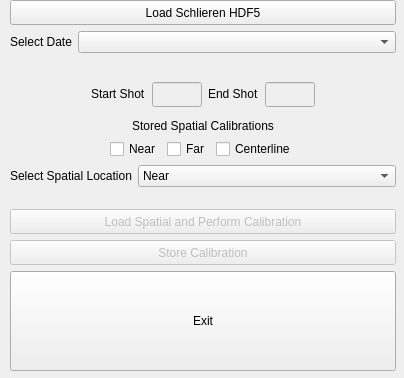
<?xml version="1.0" encoding="UTF-8"?>
<ui version="4.0">
 <class>MainWindow</class>
 <widget class="QMainWindow" name="MainWindow">
  <property name="geometry">
   <rect>
    <x>0</x>
    <y>0</y>
    <width>404</width>
    <height>378</height>
   </rect>
  </property>
  <property name="windowTitle">
   <string>Schlieren Spatial Calibration</string>
  </property>
  <widget class="QWidget" name="centralwidget">
   <widget class="QWidget" name="verticalLayoutWidget">
    <property name="geometry">
     <rect>
      <x>10</x>
      <y>0</y>
      <width>386</width>
      <height>371</height>
     </rect>
    </property>
    <layout class="QVBoxLayout" name="layoutVertMain">
     <item>
      <widget class="QPushButton" name="btnLoadHDF5">
       <property name="minimumSize">
        <size>
         <width>0</width>
         <height>25</height>
        </size>
       </property>
       <property name="baseSize">
        <size>
         <width>0</width>
         <height>25</height>
        </size>
       </property>
       <property name="text">
        <string>Load Schlieren HDF5</string>
       </property>
      </widget>
     </item>
     <item>
      <layout class="QFormLayout" name="layoutFormSelectDate">
       <property name="formAlignment">
        <set>Qt::AlignHCenter|Qt::AlignTop</set>
       </property>
       <item row="0" column="1">
        <widget class="QComboBox" name="cboxSelectDate">
         <property name="minimumSize">
          <size>
           <width>240</width>
           <height>0</height>
          </size>
         </property>
        </widget>
       </item>
       <item row="0" column="0">
        <widget class="QLabel" name="lblSelectDate">
         <property name="text">
          <string>Select Date</string>
         </property>
        </widget>
       </item>
      </layout>
     </item>
     <item>
      <layout class="QHBoxLayout" name="layoutHorizShotSelect">
       <item>
        <spacer name="horizontalSpacer_3">
         <property name="orientation">
          <enum>Qt::Horizontal</enum>
         </property>
         <property name="sizeHint" stdset="0">
          <size>
           <width>40</width>
           <height>20</height>
          </size>
         </property>
        </spacer>
       </item>
       <item>
        <layout class="QFormLayout" name="formLayout_2">
         <property name="formAlignment">
          <set>Qt::AlignLeading|Qt::AlignLeft|Qt::AlignVCenter</set>
         </property>
         <item row="0" column="1">
          <widget class="QLineEdit" name="inpStartShot">
           <property name="enabled">
            <bool>false</bool>
           </property>
           <property name="minimumSize">
            <size>
             <width>50</width>
             <height>25</height>
            </size>
           </property>
           <property name="maximumSize">
            <size>
             <width>50</width>
             <height>25</height>
            </size>
           </property>
           <property name="alignment">
            <set>Qt::AlignCenter</set>
           </property>
          </widget>
         </item>
         <item row="0" column="0">
          <widget class="QLabel" name="lblStartShot">
           <property name="text">
            <string>Start Shot</string>
           </property>
          </widget>
         </item>
        </layout>
       </item>
       <item>
        <layout class="QFormLayout" name="formLayout_3">
         <property name="formAlignment">
          <set>Qt::AlignLeading|Qt::AlignLeft|Qt::AlignVCenter</set>
         </property>
         <item row="0" column="0">
          <widget class="QLabel" name="lblEndShot">
           <property name="text">
            <string>End Shot</string>
           </property>
          </widget>
         </item>
         <item row="0" column="1">
          <widget class="QLineEdit" name="inpEndShot">
           <property name="enabled">
            <bool>false</bool>
           </property>
           <property name="sizePolicy">
            <sizepolicy hsizetype="Fixed" vsizetype="Fixed">
             <horstretch>0</horstretch>
             <verstretch>0</verstretch>
            </sizepolicy>
           </property>
           <property name="minimumSize">
            <size>
             <width>50</width>
             <height>25</height>
            </size>
           </property>
           <property name="maximumSize">
            <size>
             <width>50</width>
             <height>25</height>
            </size>
           </property>
           <property name="baseSize">
            <size>
             <width>0</width>
             <height>0</height>
            </size>
           </property>
           <property name="alignment">
            <set>Qt::AlignCenter</set>
           </property>
          </widget>
         </item>
        </layout>
       </item>
       <item>
        <spacer name="horizontalSpacer_4">
         <property name="orientation">
          <enum>Qt::Horizontal</enum>
         </property>
         <property name="sizeHint" stdset="0">
          <size>
           <width>40</width>
           <height>20</height>
          </size>
         </property>
        </spacer>
       </item>
      </layout>
     </item>
     <item>
      <layout class="QVBoxLayout" name="verticalLayout">
       <item>
        <widget class="QLabel" name="lblStoredCalibrations">
         <property name="text">
          <string>Stored Spatial Calibrations</string>
         </property>
         <property name="alignment">
          <set>Qt::AlignCenter</set>
         </property>
        </widget>
       </item>
       <item>
        <layout class="QHBoxLayout" name="layoutHorizStoredSpatials">
         <item>
          <spacer name="horizontalSpacer">
           <property name="orientation">
            <enum>Qt::Horizontal</enum>
           </property>
           <property name="sizeHint" stdset="0">
            <size>
             <width>40</width>
             <height>20</height>
            </size>
           </property>
          </spacer>
         </item>
         <item>
          <widget class="QCheckBox" name="chkStoredNear">
           <property name="text">
            <string>Near</string>
           </property>
           <property name="checkable">
            <bool>true</bool>
           </property>
          </widget>
         </item>
         <item>
          <widget class="QCheckBox" name="chkStoredFar">
           <property name="text">
            <string>Far</string>
           </property>
           <property name="checkable">
            <bool>true</bool>
           </property>
          </widget>
         </item>
         <item>
          <widget class="QCheckBox" name="chkStoredCenterline">
           <property name="text">
            <string>Centerline</string>
           </property>
           <property name="checkable">
            <bool>true</bool>
           </property>
          </widget>
         </item>
         <item>
          <spacer name="horizontalSpacer_2">
           <property name="orientation">
            <enum>Qt::Horizontal</enum>
           </property>
           <property name="sizeHint" stdset="0">
            <size>
             <width>40</width>
             <height>20</height>
            </size>
           </property>
          </spacer>
         </item>
        </layout>
       </item>
      </layout>
     </item>
     <item>
      <layout class="QFormLayout" name="layoutFormSelectSpatialLocation">
       <property name="formAlignment">
        <set>Qt::AlignHCenter|Qt::AlignTop</set>
       </property>
       <item row="0" column="0">
        <widget class="QLabel" name="lblSelectSpatialLocation">
         <property name="text">
          <string>Select Spatial Location</string>
         </property>
        </widget>
       </item>
       <item row="0" column="1">
        <widget class="QComboBox" name="cboxSelectLocation">
         <property name="minimumSize">
          <size>
           <width>240</width>
           <height>0</height>
          </size>
         </property>
         <item>
          <property name="text">
           <string>Near</string>
          </property>
         </item>
         <item>
          <property name="text">
           <string>Far</string>
          </property>
         </item>
        </widget>
       </item>
      </layout>
     </item>
     <item>
      <widget class="QPushButton" name="btnLoadAndCalibrate">
       <property name="enabled">
        <bool>false</bool>
       </property>
       <property name="minimumSize">
        <size>
         <width>0</width>
         <height>25</height>
        </size>
       </property>
       <property name="baseSize">
        <size>
         <width>0</width>
         <height>25</height>
        </size>
       </property>
       <property name="text">
        <string>Load Spatial and Perform Calibration</string>
       </property>
      </widget>
     </item>
     <item>
      <widget class="QPushButton" name="btnStoreCalibration">
       <property name="enabled">
        <bool>false</bool>
       </property>
       <property name="minimumSize">
        <size>
         <width>0</width>
         <height>25</height>
        </size>
       </property>
       <property name="baseSize">
        <size>
         <width>0</width>
         <height>25</height>
        </size>
       </property>
       <property name="text">
        <string>Store Calibration</string>
       </property>
      </widget>
     </item>
     <item>
      <widget class="QPushButton" name="btnExit">
       <property name="minimumSize">
        <size>
         <width>0</width>
         <height>100</height>
        </size>
       </property>
       <property name="baseSize">
        <size>
         <width>0</width>
         <height>50</height>
        </size>
       </property>
       <property name="text">
        <string>Exit</string>
       </property>
      </widget>
     </item>
    </layout>
   </widget>
  </widget>
 </widget>
 <resources/>
 <connections/>
</ui>
